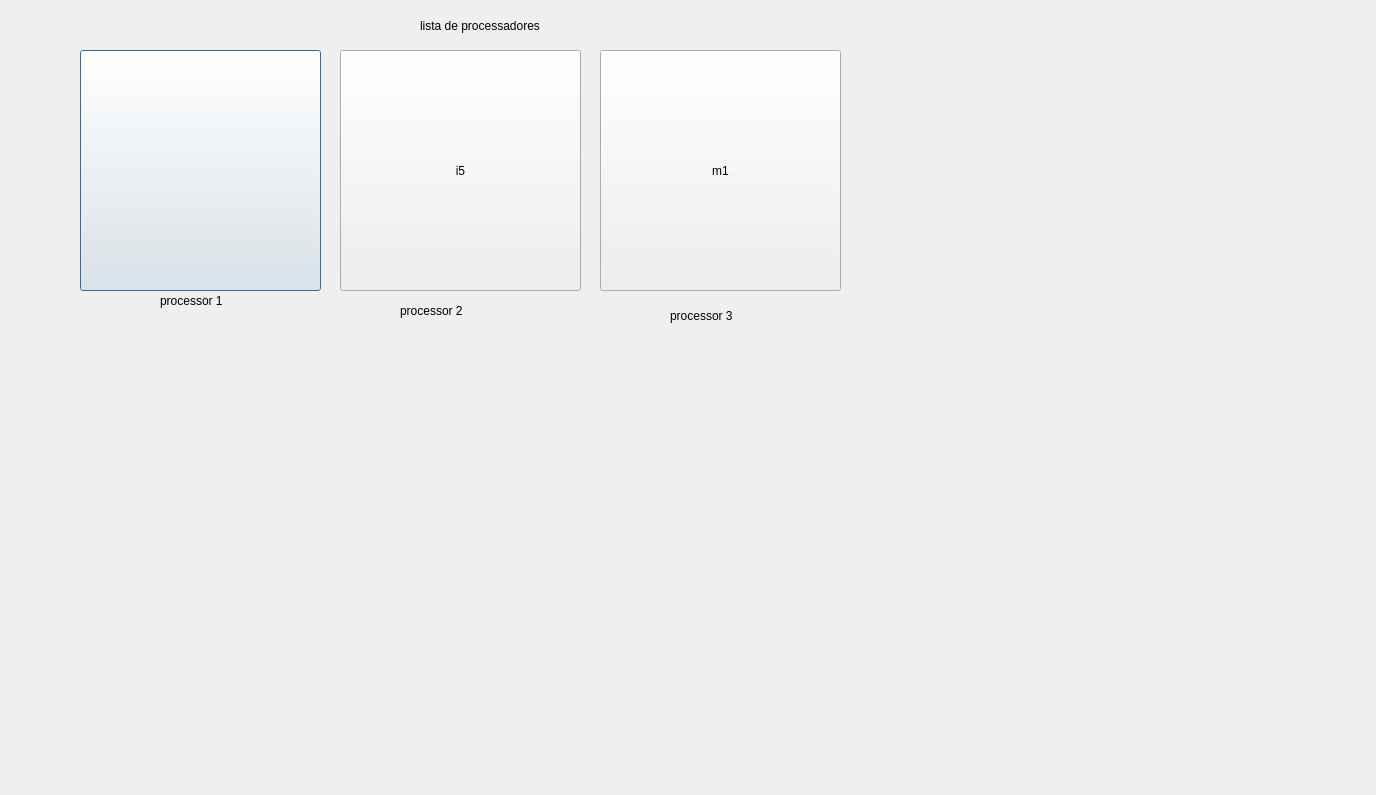
<?xml version="1.0" encoding="UTF-8"?>
<ui version="4.0">
 <class>cpu_window</class>
 <widget class="QDialog" name="cpu_window">
  <property name="geometry">
   <rect>
    <x>0</x>
    <y>0</y>
    <width>1376</width>
    <height>795</height>
   </rect>
  </property>
  <property name="windowTitle">
   <string>Dialog</string>
  </property>
  <widget class="QLabel" name="label">
   <property name="geometry">
    <rect>
     <x>420</x>
     <y>-10</y>
     <width>581</width>
     <height>71</height>
    </rect>
   </property>
   <property name="text">
    <string>lista de processadores</string>
   </property>
  </widget>
  <widget class="QPushButton" name="pushButton">
   <property name="geometry">
    <rect>
     <x>80</x>
     <y>50</y>
     <width>241</width>
     <height>241</height>
    </rect>
   </property>
   <property name="text">
    <string/>
   </property>
  </widget>
  <widget class="QPushButton" name="pushButton_2">
   <property name="geometry">
    <rect>
     <x>340</x>
     <y>50</y>
     <width>241</width>
     <height>241</height>
    </rect>
   </property>
   <property name="text">
    <string>i5</string>
   </property>
  </widget>
  <widget class="QPushButton" name="pushButton_3">
   <property name="geometry">
    <rect>
     <x>600</x>
     <y>50</y>
     <width>241</width>
     <height>241</height>
    </rect>
   </property>
   <property name="text">
    <string>m1</string>
   </property>
  </widget>
  <widget class="QLabel" name="label_2">
   <property name="geometry">
    <rect>
     <x>160</x>
     <y>280</y>
     <width>131</width>
     <height>41</height>
    </rect>
   </property>
   <property name="text">
    <string>processor 1</string>
   </property>
  </widget>
  <widget class="QLabel" name="label_3">
   <property name="geometry">
    <rect>
     <x>400</x>
     <y>290</y>
     <width>131</width>
     <height>41</height>
    </rect>
   </property>
   <property name="text">
    <string>processor 2</string>
   </property>
  </widget>
  <widget class="QLabel" name="label_4">
   <property name="geometry">
    <rect>
     <x>670</x>
     <y>300</y>
     <width>121</width>
     <height>31</height>
    </rect>
   </property>
   <property name="text">
    <string>processor 3</string>
   </property>
  </widget>
 </widget>
 <resources/>
 <connections/>
</ui>
